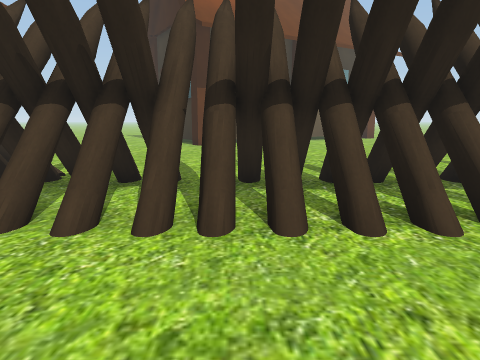
view 1 (above)

24 first-person views from a walk through a scene from a Unity 3-D project. The camera is 1.3 m above the floor, tilts 10° down and sees 70° across. The floor is counted in squares, 1 m on a side. Each view is taken from the middle of a square. On the plan, view 1 faces up. The plan holds only what a view shows up to about 15 squares ahead; the rest is blank. The place goes on beyond the plan.

view 2
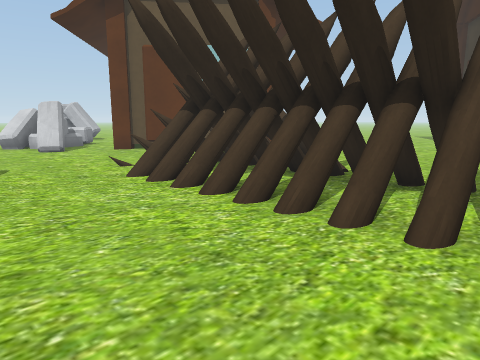

view 3
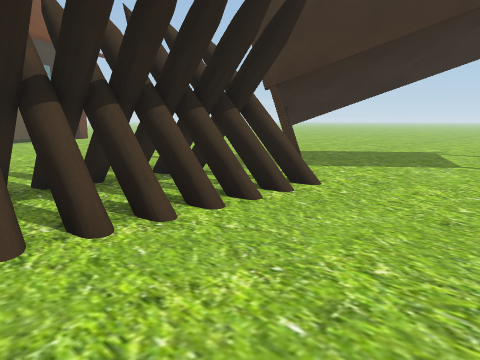

view 4
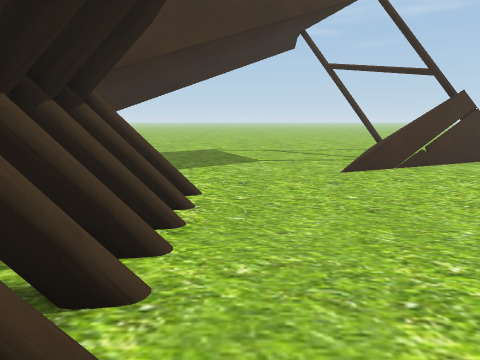

view 5
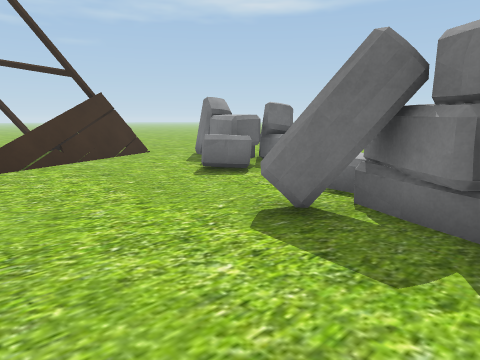

view 6
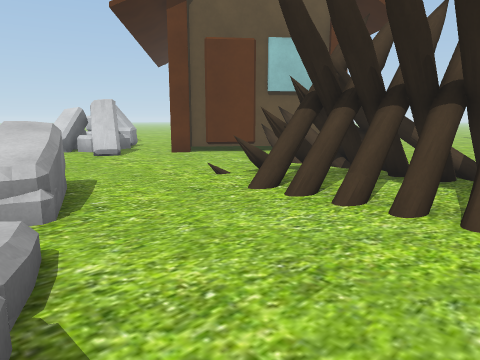

view 7
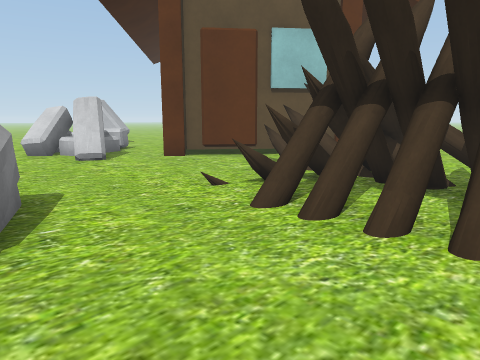

view 8
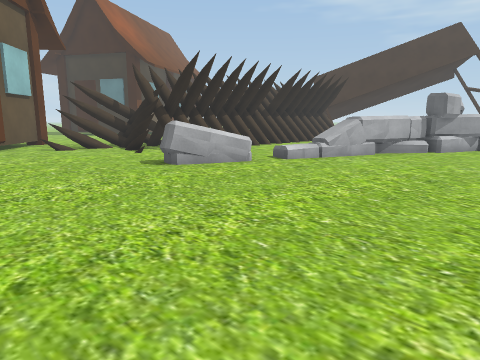

view 9
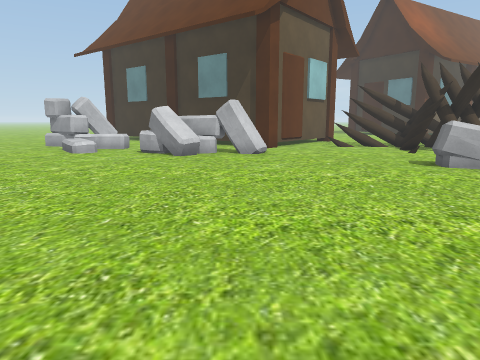

view 10
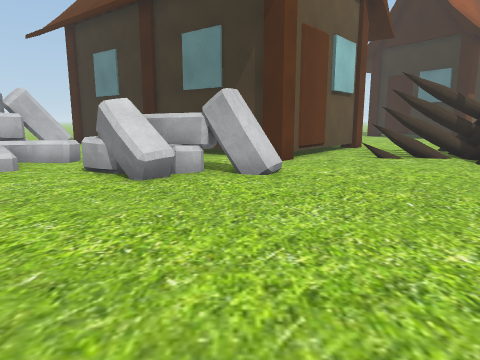

view 11
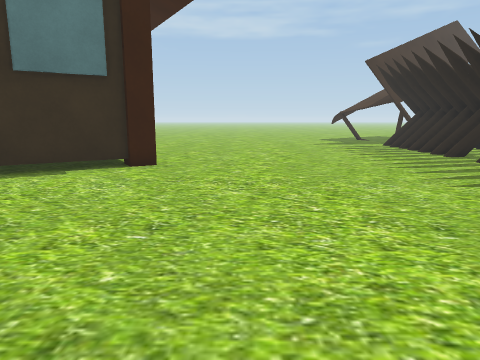

view 12
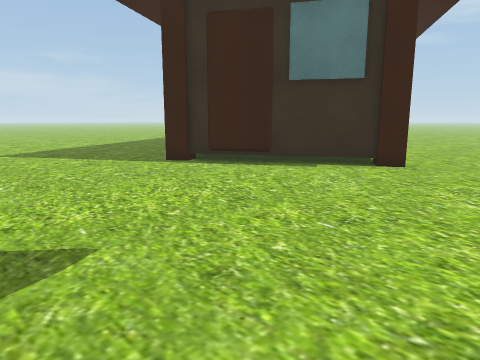

view 13
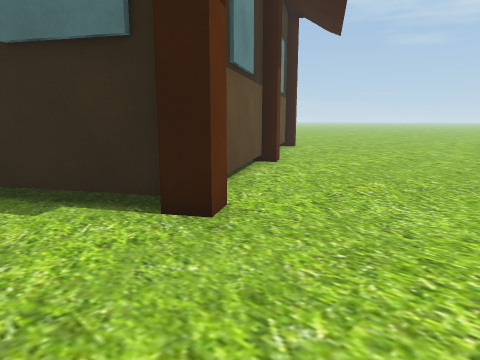

view 14
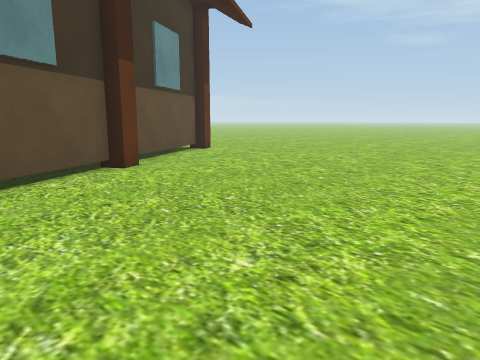

view 15
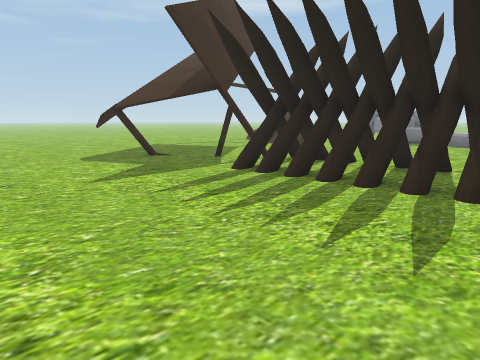

view 16
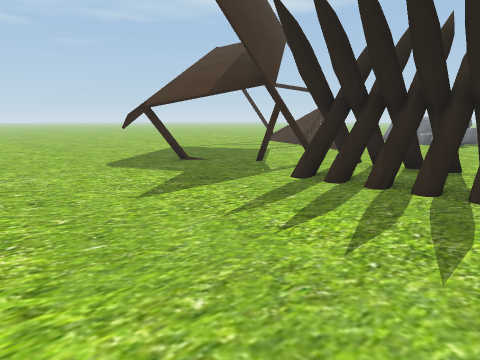

view 17
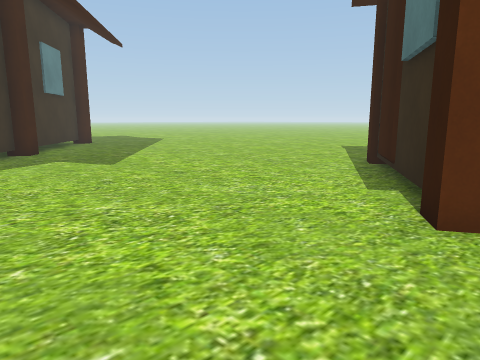

view 18
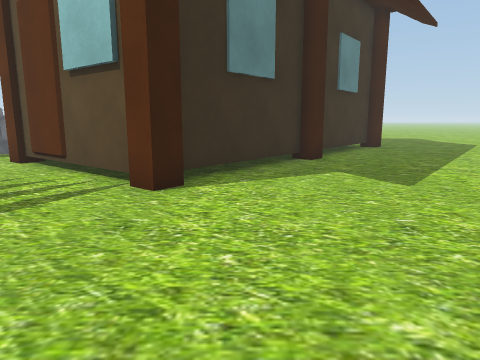

view 19
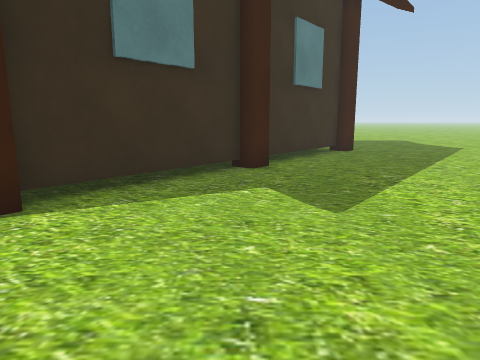

view 20
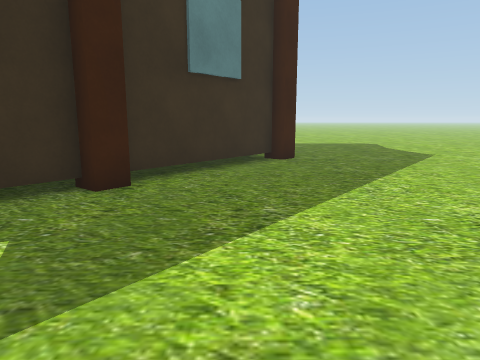

view 21
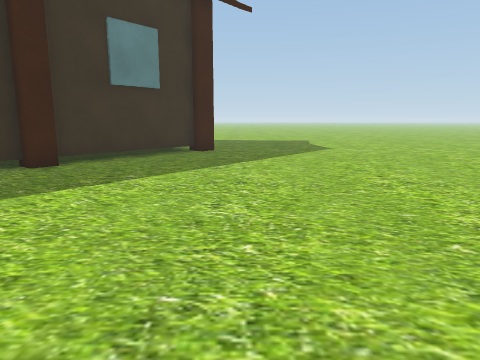

view 22
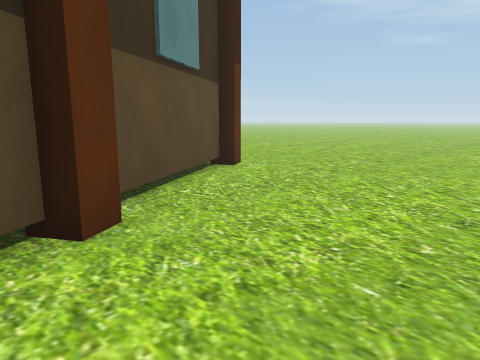

view 23
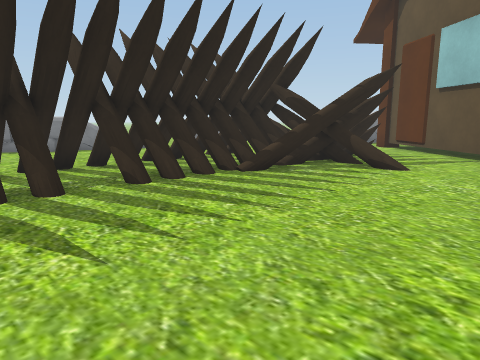

view 24
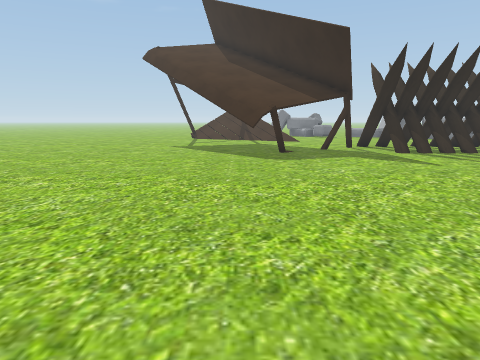

### Floor plan
Key: @ floor where view 1 was taken; # wall or solid block; x gap in a wall; . floor; / step, stairs or slope; = window, fence, low wall or low ledge; ^ raised ledge; H house; O other object.
Columns run from 22 left of view 1 to 14 right of it. Each row starts with its distance up from view 1.
 25 .................              H.....
 24 ................H            HHH.....
 23 .................H         HH........
 22 .................HH       HH.........
 21 .H................H     HHH..........
 20 .HH................H  HH.............
 19   HH...............HH H..............
 18    HH...............H................
 17      HH..............................
 16       HH.............................
 15        HH............................
 14         HH...........................
 13           HH.........................
 12  HH        HH........................
 11   HH      H..........................
 10          HH....=.....................
  9      H  HH..####.....................
  8      .HHH..######=..............###..
  7 =. ^...H......#OOOOOOOOOOOOOO......#.
  6 =.  # ........#OOOOOOOOOOOOOO##......
  5 O.=#^###.....=#O#O#OOOOOOOOOO#.......
  4 ...^^.#=.......OOOOOOO.OO.OOO........
  3 ....=................................
  2 .....................................
  1 ............^^.......................
  0 ............^^^.......@......../.....
 -1 ...............#O=^............#///..
 -2  ................=^^ #..........==///
 -3   .................#^^###.......==///
 -4   ...................####........#==x
 -5    ....................^  .^^....###
 -6    .................       .##....=
 -7     ...........            #####=..
 -8       . ..                 ###
 -9       .

Where each view was taken, in squares from view 1:
view 1: 0 up, 0 right, facing up
view 2: 0 up, 0 right, facing up-left
view 3: 0 up, 0 right, facing up-right
view 4: 3 up, 0 right, facing right
view 5: 1 up, 1 left, facing down-right
view 6: 1 down, 3 left, facing up-left
view 7: 0 up, 4 left, facing up-left
view 8: 8 down, 16 left, facing up-right
view 9: 9 down, 16 left, facing up
view 10: 4 down, 16 left, facing up
view 11: 15 up, 12 left, facing right
view 12: 14 up, 12 left, facing up-right
view 13: 14 up, 5 left, facing up-right
view 14: 12 up, 1 left, facing up-right
view 15: 14 up, 1 left, facing down-right
view 16: 14 up, 1 right, facing down-right
view 17: 13 up, 1 left, facing up-left
view 18: 14 up, 4 left, facing left
view 19: 16 up, 6 left, facing left
view 20: 19 up, 9 left, facing left
view 21: 22 up, 6 left, facing left
view 22: 17 up, 2 right, facing up-right
view 23: 14 up, 2 right, facing down-left
view 24: 21 up, 12 right, facing down
